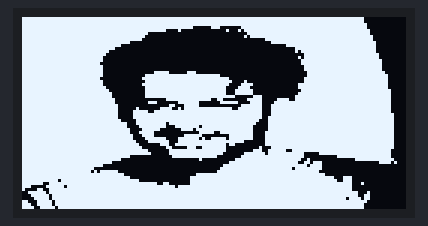
This sketch was run on a simulated ESP32. Shown: 128×64 one-colour display.

Above: at 0.1 s.

The sketch:

PRABHAS-ESP32-OLED.ino
```cpp
#include <Wire.h>
#include <Adafruit_GFX.h>
#include <Adafruit_SSD1306.h>

#define SCREEN_WIDTH 128
#define SCREEN_HEIGHT 64
#define OLED_RESET    -1

Adafruit_SSD1306 display(SCREEN_WIDTH, SCREEN_HEIGHT, &Wire, OLED_RESET);

// 16x16 binary image (example: a heart shape)
const uint8_t myBitmap[] PROGMEM = {
 // 'final-image', 128x64px

	0xff, 0xff, 0xff, 0xff, 0xff, 0xff, 0xff, 0xff, 0xff, 0xff, 0xff, 0xff, 0xff, 0xff, 0xc0, 0x00,
	0xff, 0xff, 0xff, 0xff, 0xff, 0xff, 0xff, 0xff, 0xff, 0xff, 0xff, 0xff, 0xff, 0xff, 0xc0, 0x00,
	0xff, 0xff, 0xff, 0xff, 0xff, 0xff, 0xff, 0xff, 0xff, 0xff, 0xff, 0xff, 0xff, 0xff, 0xe0, 0x00,
	0xff, 0xff, 0xff, 0xff, 0xff, 0xff, 0xff, 0x81, 0xc0, 0x7f, 0xff, 0xff, 0xff, 0xff, 0xe0, 0x00,
	0xff, 0xff, 0xff, 0xff, 0xff, 0xff, 0x08, 0x00, 0x08, 0xbf, 0xff, 0xff, 0xff, 0xff, 0xf0, 0x00,
	0xff, 0xff, 0xff, 0xff, 0xff, 0xc0, 0x00, 0x00, 0x00, 0x1f, 0xff, 0xff, 0xff, 0xff, 0xf0, 0x00,
	0xff, 0xff, 0xff, 0xff, 0xff, 0x80, 0x00, 0x00, 0x00, 0x2f, 0xff, 0xff, 0xff, 0xff, 0xf8, 0x00,
	0xff, 0xff, 0xff, 0xff, 0xff, 0x00, 0x00, 0x00, 0x00, 0x00, 0x7f, 0xff, 0xff, 0xff, 0xf8, 0x00,
	0xff, 0xff, 0xff, 0xff, 0xf0, 0x00, 0x00, 0x00, 0x00, 0x00, 0x1f, 0xff, 0xff, 0xff, 0xfc, 0x00,
	0xff, 0xff, 0xff, 0xff, 0x80, 0x00, 0x00, 0x00, 0x00, 0x00, 0x00, 0xff, 0xff, 0xff, 0xfc, 0x00,
	0xff, 0xff, 0xff, 0xfe, 0x00, 0x00, 0x00, 0x00, 0x00, 0x00, 0x00, 0x1f, 0xff, 0xff, 0xfc, 0x00,
	0xff, 0xff, 0xff, 0xf8, 0x00, 0x00, 0x00, 0x00, 0x00, 0x00, 0x00, 0x17, 0xff, 0xff, 0xfc, 0x00,
	0xff, 0xff, 0xff, 0xf0, 0x00, 0x00, 0x00, 0x00, 0x00, 0x00, 0x00, 0x03, 0xff, 0xff, 0xfe, 0x00,
	0xff, 0xff, 0xff, 0xe0, 0x00, 0x00, 0x00, 0x00, 0x00, 0x00, 0x00, 0x0b, 0xff, 0xff, 0xfe, 0x00,
	0xff, 0xff, 0xff, 0xe0, 0x00, 0x00, 0x00, 0x00, 0x00, 0x00, 0x00, 0x07, 0xff, 0xff, 0xff, 0x00,
	0xff, 0xff, 0xff, 0xc0, 0x00, 0x00, 0x00, 0x00, 0x00, 0x00, 0x00, 0x07, 0xff, 0xff, 0xff, 0x00,
	0xff, 0xff, 0xff, 0xe0, 0x00, 0x00, 0x00, 0x00, 0x00, 0x00, 0x00, 0x03, 0xff, 0xff, 0xff, 0x00,
	0xff, 0xff, 0xff, 0xe0, 0x00, 0x00, 0x00, 0x00, 0x00, 0x00, 0x00, 0x03, 0xff, 0xff, 0xff, 0x00,
	0xff, 0xff, 0xff, 0xe0, 0x00, 0x0f, 0x81, 0xc0, 0x00, 0x00, 0x00, 0x01, 0xff, 0xff, 0xff, 0x80,
	0xff, 0xff, 0xff, 0xe0, 0x00, 0x7f, 0xff, 0xff, 0xc0, 0x00, 0x00, 0x01, 0xff, 0xff, 0xff, 0xc0,
	0xff, 0xff, 0xff, 0xc0, 0x00, 0xff, 0xff, 0xff, 0xf8, 0x00, 0x00, 0x03, 0xff, 0xff, 0xff, 0xc0,
	0xff, 0xff, 0xff, 0xe0, 0x00, 0x7f, 0xff, 0xff, 0xfc, 0x20, 0x00, 0x03, 0xff, 0xff, 0xff, 0xc0,
	0xff, 0xff, 0xff, 0xe0, 0x00, 0xff, 0xff, 0xff, 0xf8, 0x78, 0x00, 0x0f, 0xff, 0xff, 0xff, 0xc0,
	0xff, 0xff, 0xff, 0xf0, 0x00, 0x7f, 0xff, 0xff, 0xf0, 0xf0, 0x00, 0x0f, 0xff, 0xff, 0xff, 0xc0,
	0xff, 0xff, 0xff, 0xf8, 0x00, 0x7f, 0xff, 0xff, 0xf1, 0xf8, 0x00, 0x07, 0xff, 0xff, 0xff, 0xe0,
	0xff, 0xff, 0xff, 0xfc, 0x00, 0x7f, 0xff, 0xff, 0xf1, 0xf8, 0x00, 0x0f, 0xff, 0xff, 0xff, 0xe0,
	0xff, 0xff, 0xff, 0xfc, 0x00, 0x7f, 0xff, 0xff, 0xfe, 0x07, 0x00, 0x1f, 0xff, 0xff, 0xff, 0xe0,
	0xff, 0xff, 0xff, 0xfe, 0x00, 0x00, 0xff, 0xfe, 0x60, 0x1f, 0x07, 0x9f, 0xff, 0xff, 0xff, 0xe0,
	0xff, 0xff, 0xff, 0xfe, 0x00, 0x38, 0x0f, 0xe0, 0x3f, 0x0f, 0x0f, 0xff, 0xff, 0xff, 0xff, 0xe0,
	0xff, 0xff, 0xff, 0xff, 0x00, 0x00, 0x63, 0xe0, 0x00, 0x7f, 0x1f, 0xff, 0xff, 0xff, 0xff, 0xe0,
	0xff, 0xff, 0xff, 0xff, 0x02, 0x03, 0xcb, 0xff, 0xfc, 0xff, 0x1f, 0xff, 0xff, 0xff, 0xff, 0xe0,
	0xff, 0xff, 0xff, 0xff, 0x07, 0xcf, 0xff, 0xff, 0xff, 0xff, 0x1f, 0xff, 0xff, 0xff, 0xff, 0xe0,
	0xff, 0xff, 0xff, 0xff, 0x07, 0xff, 0xff, 0xff, 0xff, 0xff, 0x1f, 0xff, 0xff, 0xff, 0xff, 0xf0,
	0xff, 0xff, 0xff, 0xff, 0x07, 0xff, 0xff, 0xff, 0xff, 0xff, 0x3f, 0xff, 0xff, 0xff, 0xff, 0xf0,
	0xff, 0xff, 0xff, 0xff, 0x83, 0xff, 0xff, 0xff, 0xff, 0xfe, 0x3f, 0xff, 0xff, 0xff, 0xff, 0xf0,
	0xff, 0xff, 0xff, 0xff, 0xe3, 0xff, 0x7f, 0xff, 0xff, 0xfc, 0x3f, 0xff, 0xff, 0xff, 0xff, 0xf0,
	0xff, 0xff, 0xff, 0xff, 0xe1, 0xff, 0x1f, 0xef, 0xff, 0xf8, 0x3f, 0xff, 0xff, 0xff, 0xff, 0xf0,
	0xff, 0xff, 0xff, 0xff, 0xf0, 0xfc, 0x07, 0xbf, 0xff, 0xf8, 0x3f, 0xff, 0xff, 0xff, 0xff, 0xf0,
	0xff, 0xff, 0xff, 0xff, 0xf1, 0xf0, 0x00, 0x1f, 0x3f, 0xf8, 0x7f, 0xff, 0xff, 0xff, 0xff, 0xf0,
	0xff, 0xff, 0xff, 0xff, 0xf8, 0xf0, 0x03, 0xf0, 0x07, 0xf8, 0x7f, 0xff, 0xff, 0xff, 0xff, 0xf0,
	0xff, 0xff, 0xff, 0xff, 0xf8, 0x7f, 0x0f, 0xe9, 0xf7, 0xf8, 0x7f, 0xff, 0xff, 0xff, 0xff, 0xf0,
	0xff, 0xff, 0xff, 0xff, 0xfc, 0x3f, 0x8f, 0xff, 0xff, 0xc0, 0x7f, 0xff, 0xff, 0xff, 0xff, 0xf0,
	0xff, 0xff, 0xff, 0xff, 0xfe, 0x03, 0x9f, 0xff, 0xf6, 0x00, 0x7f, 0xff, 0xff, 0xff, 0xff, 0xf0,
	0xff, 0xff, 0xff, 0xff, 0xff, 0x00, 0xc1, 0xcf, 0xf0, 0x01, 0x1f, 0xff, 0xff, 0xff, 0xff, 0xf0,
	0xff, 0xff, 0xff, 0xff, 0xff, 0xc0, 0x7f, 0xff, 0xf0, 0x07, 0x3f, 0x3f, 0xff, 0xff, 0xff, 0xe0,
	0xff, 0xff, 0xff, 0xff, 0xff, 0xe0, 0x7f, 0xff, 0xe0, 0x3f, 0xbf, 0xfc, 0x1f, 0xff, 0xff, 0xe0,
	0xff, 0xff, 0xff, 0xff, 0xf0, 0x00, 0x3f, 0xff, 0x80, 0x7f, 0xff, 0xfc, 0x00, 0x7f, 0xff, 0xe0,
	0xff, 0xff, 0xff, 0xff, 0x80, 0x00, 0x00, 0x10, 0x01, 0xff, 0xff, 0xf9, 0x00, 0x01, 0xff, 0xf0,
	0xff, 0xff, 0xff, 0xfc, 0x00, 0x00, 0x00, 0x00, 0x07, 0xff, 0xff, 0xf3, 0x70, 0x00, 0x01, 0xe8,
	0xff, 0xff, 0xff, 0xe0, 0x00, 0x00, 0x00, 0x00, 0x1f, 0xff, 0xff, 0xfe, 0xf0, 0x00, 0x00, 0x00,
	0xff, 0xff, 0xff, 0x00, 0x00, 0x00, 0x00, 0x00, 0x3f, 0xff, 0xff, 0xdf, 0xf0, 0x00, 0x00, 0x00,
	0xff, 0xff, 0xfe, 0xbf, 0x00, 0x00, 0x00, 0x00, 0x7f, 0xff, 0xff, 0xff, 0xe0, 0x00, 0x00, 0x00,
	0xff, 0xff, 0xff, 0xff, 0xc0, 0x00, 0x00, 0x3f, 0xff, 0xff, 0xff, 0xff, 0xf8, 0x00, 0x00, 0x00,
	0xff, 0xff, 0xff, 0xff, 0xf0, 0x00, 0x00, 0xff, 0xff, 0xff, 0xff, 0xff, 0xff, 0x1c, 0x00, 0x00,
	0xff, 0xf7, 0xff, 0xff, 0xfe, 0x00, 0x00, 0xff, 0xff, 0xff, 0xff, 0xff, 0xff, 0x9c, 0x00, 0x00,
	0xfe, 0x7f, 0xff, 0xff, 0xff, 0xf9, 0x80, 0xff, 0xff, 0xff, 0xff, 0xff, 0xff, 0xfc, 0x40, 0x00,
	0xe0, 0xfd, 0xff, 0xff, 0xff, 0xff, 0xef, 0xff, 0xff, 0xff, 0xff, 0xff, 0xff, 0xfc, 0x00, 0x00,
	0x86, 0x7f, 0xff, 0xff, 0xff, 0xff, 0xff, 0xff, 0xff, 0xff, 0xff, 0xff, 0xff, 0xfc, 0x00, 0x00,
	0x3f, 0x7f, 0xff, 0xff, 0xff, 0xff, 0xff, 0xff, 0xff, 0xff, 0xff, 0xff, 0xff, 0xff, 0x10, 0x00,
	0x1f, 0xbf, 0xff, 0xff, 0xff, 0xff, 0xff, 0xff, 0xff, 0xff, 0xff, 0xff, 0xff, 0xff, 0x30, 0x00,
	0x0f, 0xbf, 0xff, 0xff, 0xff, 0xff, 0xff, 0xff, 0xff, 0xff, 0xff, 0xff, 0xff, 0xf7, 0xb0, 0x00,
	0xc7, 0xdf, 0xff, 0xff, 0xff, 0xff, 0xff, 0xff, 0xff, 0xff, 0xff, 0xff, 0xff, 0xff, 0xe0, 0x00,
	0xe7, 0xdf, 0xff, 0xff, 0xff, 0xff, 0xff, 0xff, 0xff, 0xff, 0xff, 0xff, 0xff, 0xff, 0xc0, 0x00,
	0xf3, 0xef, 0xff, 0xff, 0xff, 0xff, 0xff, 0xff, 0xff, 0xff, 0xff, 0xff, 0xff, 0xff, 0xc0, 0x00
};

// Array of all bitmaps for convenience. (Total bytes used to store images in PROGMEM = 1040)


void setup() {
  Serial.begin(9600);
  if (!display.begin(SSD1306_SWITCHCAPVCC, 0x3C)) {
    Serial.println(F("SSD1306 allocation failed"));
    for (;;);
  }

  display.clearDisplay();

  // Draw bitmap at (x, y), width = 16, height = 16
  display.drawBitmap(0, 0, myBitmap, 128 , 64, WHITE);

  display.display();
}

void loop() {
  // Nothing here
}
```
